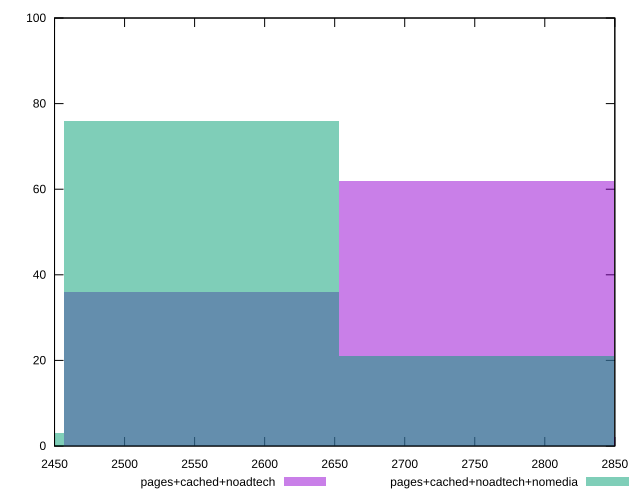

This figure's gnuplot source:
reset

$pagesCachedNoadtech <<EOF
2751.4574710334837 62
2554.924794531092 36
2947.9901475358756 2
EOF

$pagesCachedNoadtechNomedia <<EOF
2554.924794531092 76
2358.3921180287 3
2751.4574710334837 21
EOF

set key outside below
set boxwidth 196.5326765023917
set xrange [2450:2850]
set yrange [0:100]
set trange [0:100]
set style fill transparent solid 0.5 noborder
set terminal svg size 640, 500 enhanced background rgb 'white'
set output "report_00018_2021-02-10T15-25-16.877Z/uses-text-compression/comparison/histogram/2_vs_3.svg"

plot $pagesCachedNoadtech title "pages+cached+noadtech" with boxes, \
     $pagesCachedNoadtechNomedia title "pages+cached+noadtech+nomedia" with boxes

reset
